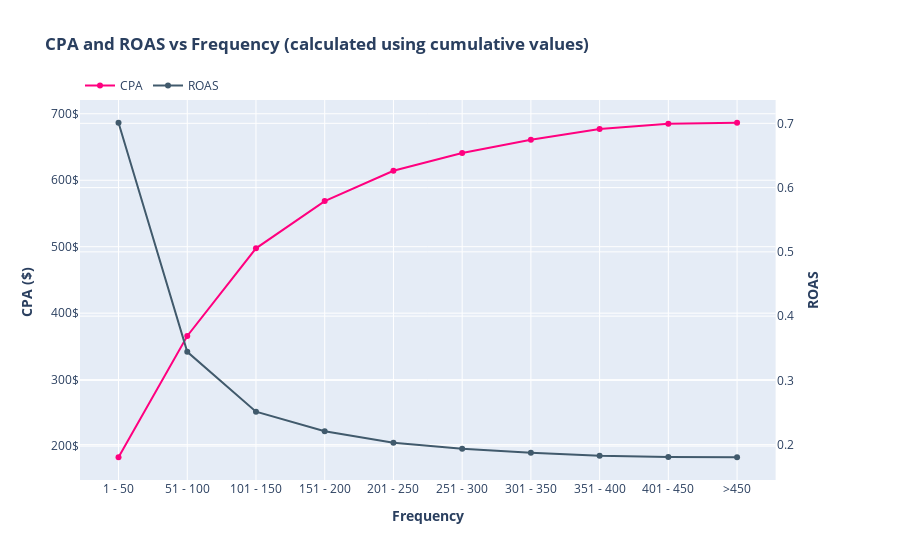

Here is the notebook cell this chart was saved with:
### Markdown cell above
#### Plot 5 - CPA and ROAS vs Frequency band

### Code cell
#fig = go.Figure()
fig = make_subplots(specs=[[{"secondary_y": True}]])


fig.add_trace(go.Scatter(x=df_an.frequency_range, 
                         y=df_an.cumsumCPA,
                         mode='lines+markers',
                         name='CPA', marker_color='#ff007f'),
                         secondary_y=False,)

fig.add_trace(go.Scatter(x=df_an.frequency_range, 
                         y=df_an.cumsumROAS,
                         mode='lines+markers',
                         name='ROAS', marker_color='#415a6c'),
                         secondary_y=True,)

fig.update_layout(
    title='<b>CPA and ROAS vs Frequency (calculated using cumulative values)</b>',
    #template="plotly_dark",
    xaxis = dict(
        tickmode = 'array',
        ),
    xaxis_title="<b>Frequency</b>",
    #xaxis_range=[0,40]  
    #yaxis2_range = [-1.5,3]  
)


fig.update_layout(legend=dict(
    orientation="h",
    yanchor="bottom",
    y=1,
    xanchor="left",
    x=0
))

# Set y-axes titles
fig.update_yaxes(title_text="<b>CPA ($) </b>", ticksuffix = "$", secondary_y=False)
fig.update_yaxes(title_text="<b>ROAS</b>", secondary_y=True)

### Figure 1 — Plotly figure (JSON) as saved in the notebook; plotly's stock layout.template omitted (floating-point values rounded to 4 significant figures)
{"data": [{"marker": {"color": "#ff007f"}, "mode": "lines+markers", "name": "CPA", "type": "scatter", "x": ["1 - 50", "51 - 100", "101 - 150", "151 - 200", "201 - 250", "251 - 300", "301 - 350", "351 - 400", "401 - 450", ">450"], "xaxis": "x", "y": [183.2, 365.7, 497.6, 568.6, 614.3, 641.1, 661.1, 677.0, 685.2, 686.5], "yaxis": "y"}, {"marker": {"color": "#415a6c"}, "mode": "lines+markers", "name": "ROAS", "type": "scatter", "x": ["1 - 50", "51 - 100", "101 - 150", "151 - 200", "201 - 250", "251 - 300", "301 - 350", "351 - 400", "401 - 450", ">450"], "xaxis": "x", "y": [0.7009, 0.3445, 0.2514, 0.2209, 0.2029, 0.1936, 0.1873, 0.1828, 0.1809, 0.1804], "yaxis": "y2"}], "layout": {"legend": {"orientation": "h", "x": 0, "xanchor": "left", "y": 1, "yanchor": "bottom"}, "title": {"text": "<b>CPA and ROAS vs Frequency (calculated using cumulative values)</b>"}, "xaxis": {"anchor": "y", "domain": [0, 0.94], "tickmode": "array", "title": {"text": "<b>Frequency</b>"}}, "yaxis": {"anchor": "x", "domain": [0, 1], "ticksuffix": "$", "title": {"text": "<b>CPA ($) </b>"}}, "yaxis2": {"anchor": "x", "overlaying": "y", "side": "right", "title": {"text": "<b>ROAS</b>"}}}}
